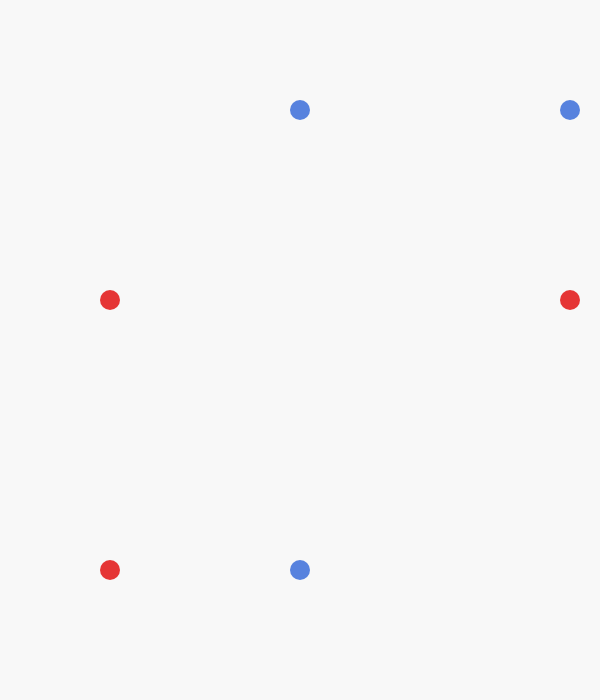
Frame 1 (no input)
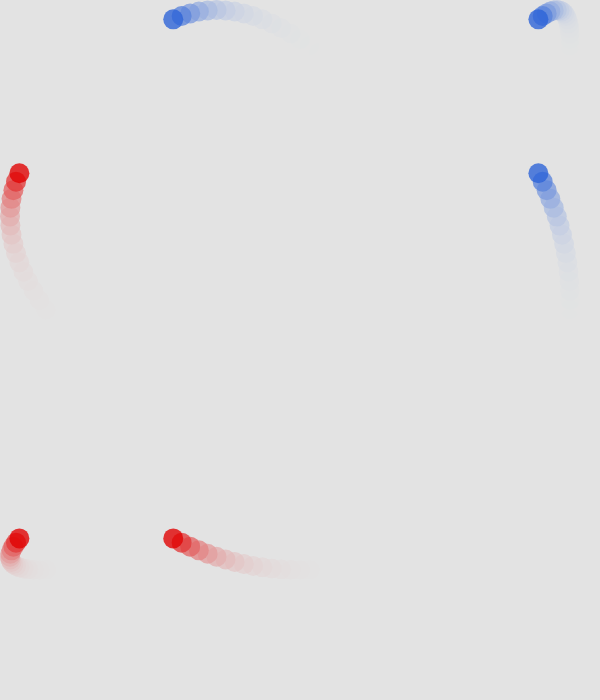
Frame 60 (no input)
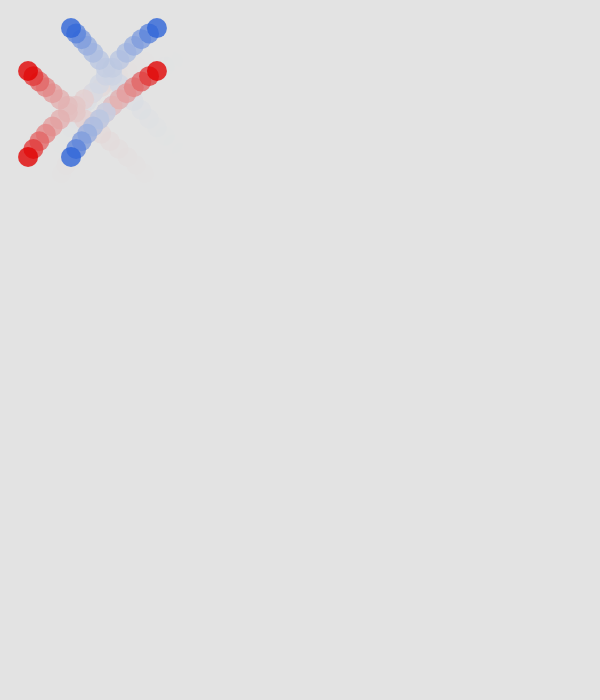
Frame 120 (the mouse pressed at the canvas centre since frame 60)

The p5.js sketch that drew these frames (run headless with seeded random() and noise() and a simulated clock; from frame 60 on, the mouse is pressed at the canvas centre):

// p5.js sketch
// ── sketch.js
var diameter; 
var angle = 0;
H = 600;
W = 600
function setup() {
  angleMode(DEGREES)
  createCanvas(W, H+100);
  diameter = H - 10;
  noStroke();
  fill(10, 204, 0);
}
  
function draw() {
  // background(225,225,225);
  fill(225,225,225,65)
  rect(0,0,width,height)
  noStroke();
  
  var d1 =  SineWave(angle,110,100,5,0);
  var x1 =  SineWave(angle,width/2,.9*width/2,2,0)
  var y1 =  SineWave(angle,width/2,.9*width/2,2,90)
  var c1 =  SineWave(angle,128,120,1,0)
  
  fill(225,0,0,200)
  ellipse(y1,x1,20, 20);
  ellipse(d1,x1,20,20);
  ellipse(d1,y1,20,20);
  //ellipse(width/2, y1, 20, 20);
  fill(43,98,216,200)
  ellipse(x1, y1, 20, 20);
  ellipse(x1,d1,20,20);
  ellipse(y1,d1,20,20);
  //fill(c1,c1,c1,255);
  //ellipse(width/2, 200, 40, 40);
  
  angle += 1;
}


// 1  let's talk about this function
function SineWave(t,Mean,Amplitude,Frequency,Phase) {
   var Output = Mean + Amplitude*sin(Frequency*t+Phase);
   return Output;
}
   
   
   
   
